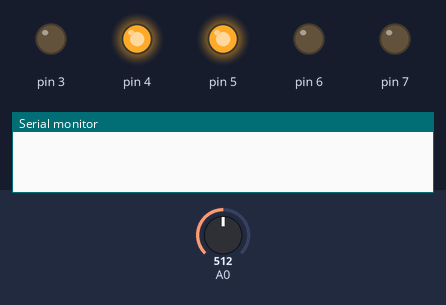
A sketch run on a simulated Arduino Uno, built with avr-gcc and run on an emulated ATmega328P. On the bench: output pins drawn as LEDs (lit = HIGH), the last lines printed to the serial monitor. Inputs (shaded band) come from the test bench; at power-on: A0 = 512.

Above: at 0.3 s.
At 0.7 s:
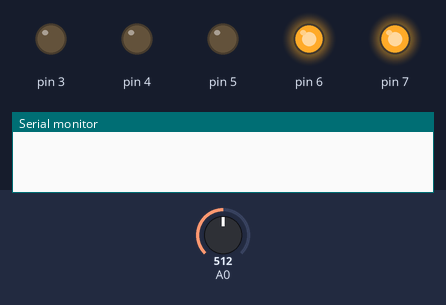
At 1.4 s:
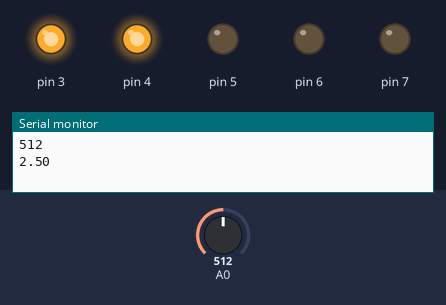
At 2.3 s:
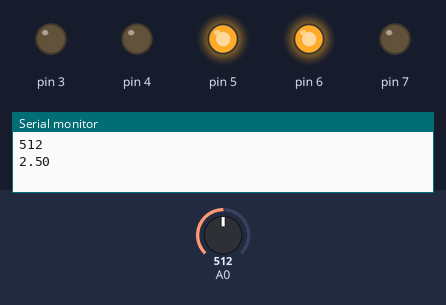
Timing chart, 0 to 3.2 s (numbered marks = the images above):
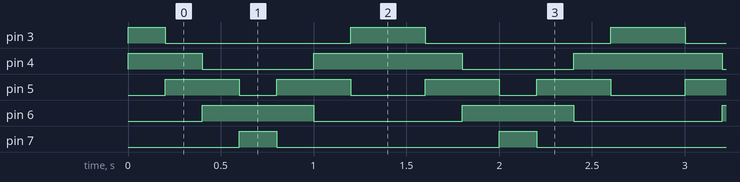

Measured:
- by itself, pin 3: repeats every 1.4 s: LOW 1.0 s, HIGH 0.40 s
- by itself, pin 4: repeats every 1.4 s: LOW 0.60 s, HIGH 0.80 s
- by itself, pin 5: repeats every 1.4 s: LOW 0.20 s, HIGH 0.40 s, LOW 0.40 s, HIGH 0.40 s
- by itself, pin 6: alternates HIGH for 0.60 s and LOW for 0.80 s
- by itself, pin 7: alternates HIGH for 0.20 s and LOW for 1.2 s

The sketch:

CakarvePot.ino
```cpp
void setup() {

  Serial.begin(9600);
  // initialize digital pin LED_BUILTIN as an output.
  pinMode(3, OUTPUT);
  pinMode(4, OUTPUT);
  pinMode(5, OUTPUT);
  pinMode(6, OUTPUT);
  pinMode(7, OUTPUT);

}

// the loop function runs over and over again forever
void loop() {

  digitalWrite(3, HIGH);
  digitalWrite(4, HIGH);
  delay(200);
  digitalWrite(4, HIGH);
  digitalWrite(5, HIGH);
  digitalWrite(3, LOW);
  delay(200);
  digitalWrite(5, HIGH);
  digitalWrite(6, HIGH);
  digitalWrite(4, LOW);
  delay(200);
  digitalWrite(6, HIGH);
  digitalWrite(7, HIGH);
  digitalWrite(5, LOW);
  delay(200);
  digitalWrite(5, HIGH);
  digitalWrite(6, HIGH);
  digitalWrite(7, LOW);
  delay(200);
  digitalWrite(4, HIGH);
  digitalWrite(5, HIGH);
  digitalWrite(6, LOW);
  delay(200);
  digitalWrite(3, HIGH);
  digitalWrite(4, HIGH);
  digitalWrite(5, LOW);

  int oku = analogRead(A0);
  float gerilim = (5.00 / 1024.00) * oku;

  Serial.println(oku);
  delay(100);

  Serial.println(gerilim);
  delay(100);
                    // wait for a second
}
```
